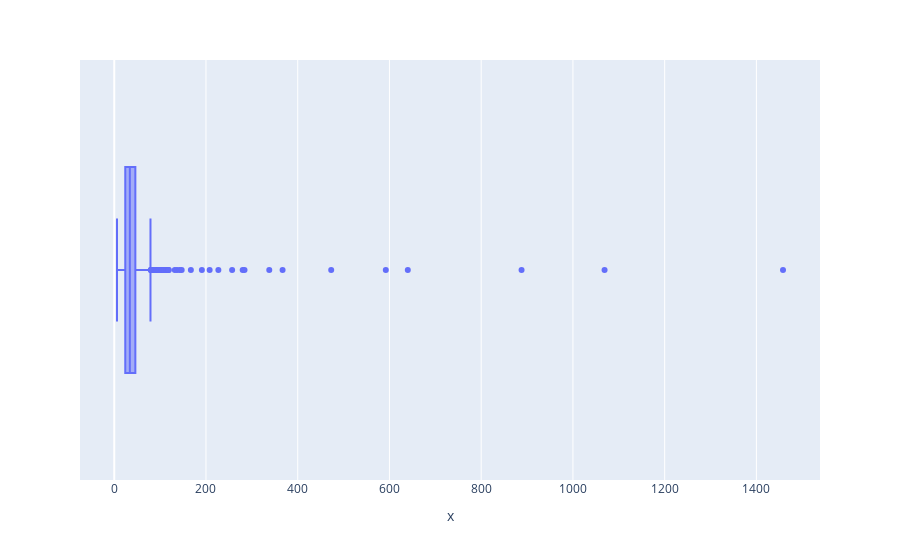

Notebook code for this chart:
### Code cell
# show box for avg_speed
px.box(x= df.avg_speed)

### Figure 1 — Plotly figure (JSON) as saved in the notebook; plotly's stock layout.template omitted (floating-point values rounded to 4 significant figures; data arrays with more than 128 entries replaced by an {"elided": "..."} marker saying what was removed)
{"data": [{"alignmentgroup": "True", "hovertemplate": "x=%{x}<extra></extra>", "legendgroup": "", "marker": {"color": "#636efa"}, "name": "", "notched": false, "offsetgroup": "", "orientation": "h", "showlegend": false, "type": "box", "x": {"elided": "1151 int values"}, "x0": " ", "xaxis": "x", "y0": " ", "yaxis": "y"}], "layout": {"boxmode": "group", "legend": {"tracegroupgap": 0}, "margin": {"t": 60}, "xaxis": {"anchor": "y", "domain": [0, 1], "title": {"text": "x"}}, "yaxis": {"anchor": "x", "domain": [0, 1]}}}
